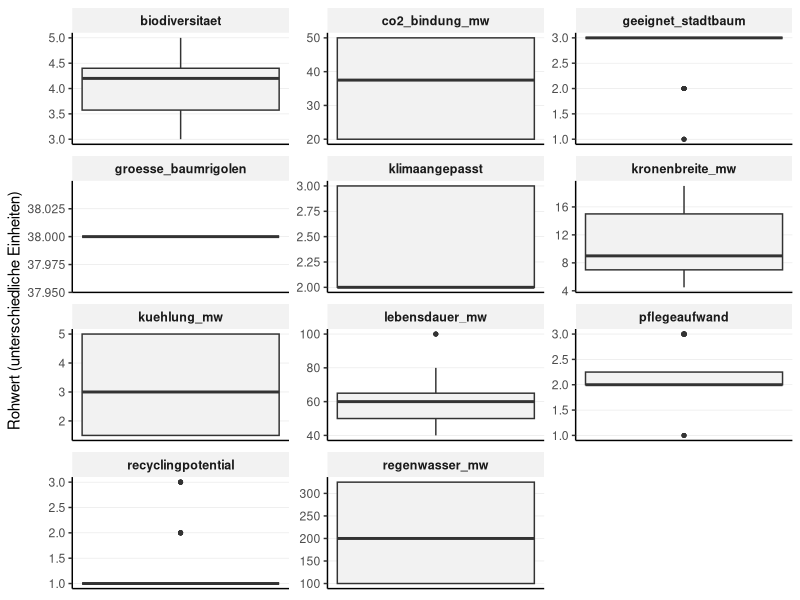
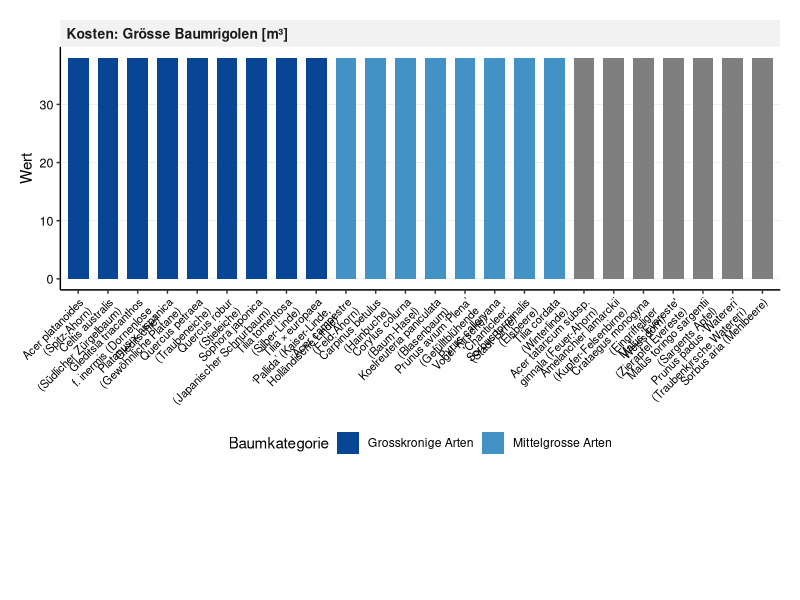
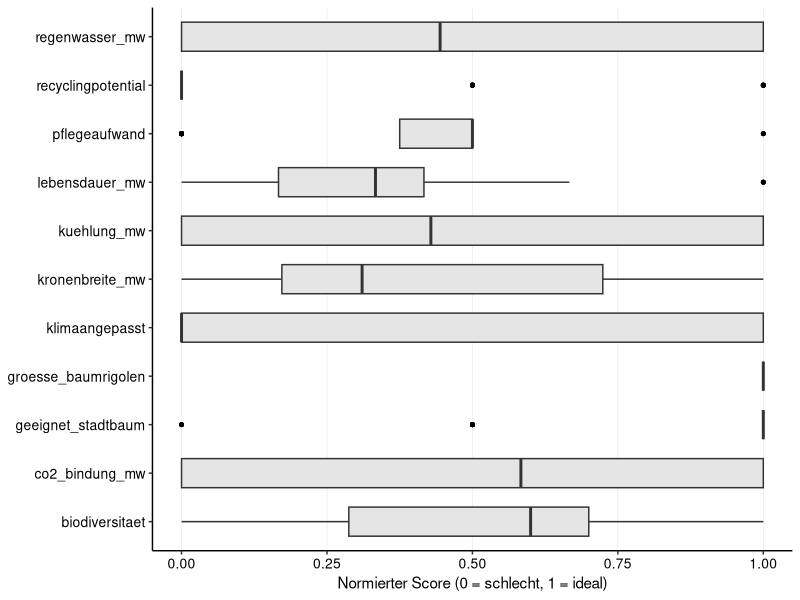
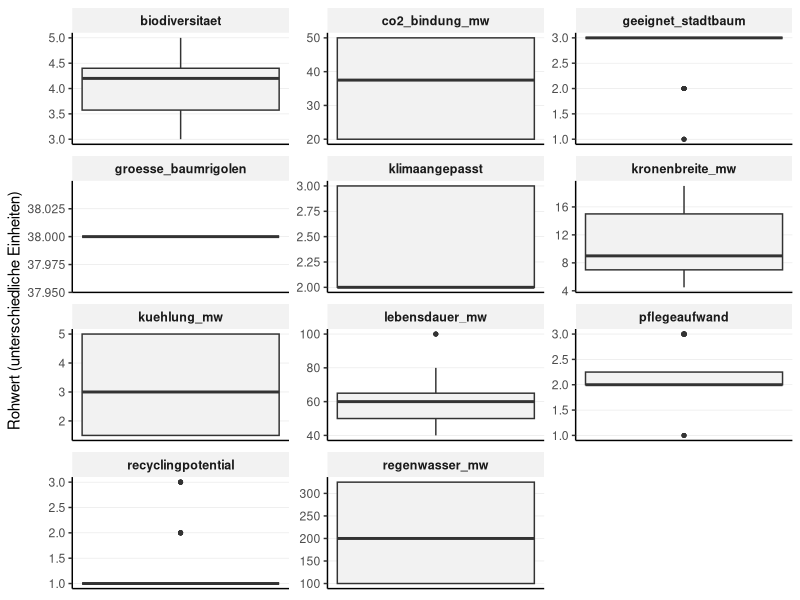
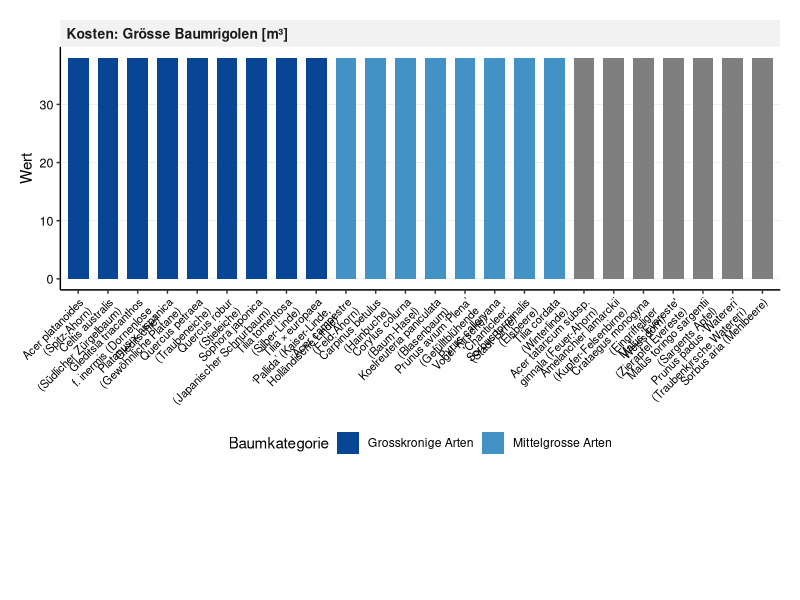
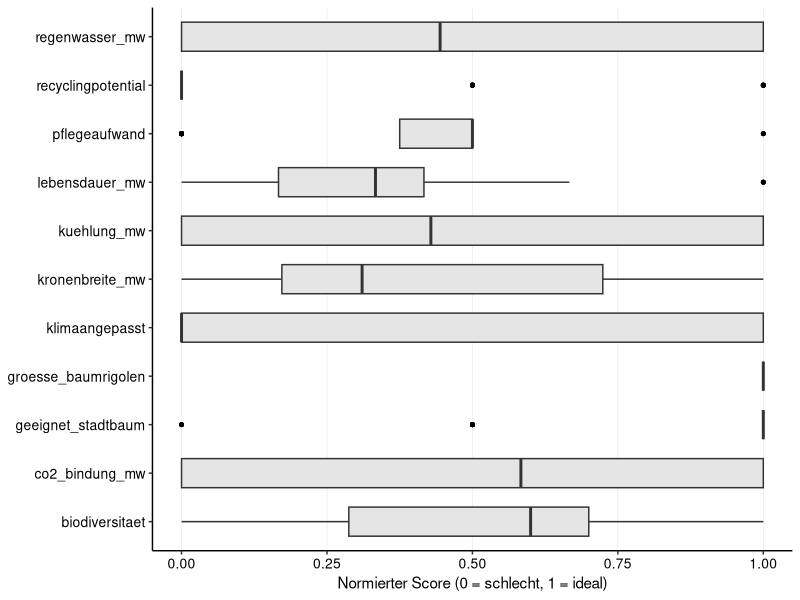

Generate these figures, in order, with R: (Note: this script raises an error after producing the figures.)
## ---- chunk 1
library(tidyverse)
library(readr)
library(ggplot2)
library(forcats)
library(tidytext)


## ---- chunk 2
## 1. Daten Importieren

# Liest die Rohdaten für die Bäume ein
df_baeume_raw <- read_delim(
  "01_data_input/Baeume_tidy.csv", 
  delim = ";"
)

# Liest die Gewichtungen ein (jetzt mit "baeume" im Variablennamen)
weights_baeume_s0_raw <- read_delim("01_data_input/Baeume_Gewichtung_Szenario0.csv", delim = ";")
weights_baeume_s1_raw <- read_delim("01_data_input/Baeume_Gewichtung_Szenario1.csv", delim = ";")
weights_baeume_s2_raw <- read_delim("01_data_input/Baeume_Gewichtung_Szenario2.csv", delim = ";")
weights_baeume_s3_raw <- read_delim("01_data_input/Baeume_Gewichtung_Szenario3.csv", delim = ";")


# --- PRÜFUNG BLOCK 1 (Bäume) ---

print("--- Check 1: Spaltennamen Bäume ---")
colnames(df_baeume_raw)

print("--- Check 2: Stichprobe Daten ---")
head(df_baeume_raw) 

print("--- Check 4: Gewichtung S0 (Wurden Spalten getrennt?) ---")
head(weights_baeume_s0_raw)
## ---- chunk 3
## 2. Daten bereinigen und harmonisieren

# A. Bereinigung der Rohdaten
df_baeume <- df_baeume_raw %>%
  select(baumkategorie, baumart, everything()) 

# B. Bereinigung der Gewichtungen (ALLE SZENARIEN)
# Hier greifen wir jetzt auf die neuen Variablennamen zu
df_weights_s0 <- weights_baeume_s0_raw %>% mutate(szenario = "Szenario 0: Baseline (IST)")
df_weights_s1 <- weights_baeume_s1_raw %>% mutate(szenario = "Szenario 1: Forschungsfokus")
df_weights_s2 <- weights_baeume_s2_raw %>% mutate(szenario = "Szenario 2: Radikale Vermeidung")
df_weights_s3 <- weights_baeume_s3_raw %>% mutate(szenario = "Szenario 3: Radikaler Lebenszyklus")

# Zusammenführen
df_weights <- bind_rows(df_weights_s0, df_weights_s1, df_weights_s2, df_weights_s3) %>%
  mutate(
    gewicht = group_weight * within_group_weight
  ) %>%
  rename(
    bewertungskategorie = criterion_id
  ) %>%
  select(szenario, bewertungskategorie, gewicht, group_id)

# --- CHECK ---
print("--- Check: Stimmen Kriterien überein? ---")
kriterien_gewichte <- unique(df_weights$bewertungskategorie)
spalten_baeume <- colnames(df_baeume)
missing <- setdiff(kriterien_gewichte, spalten_baeume)

if(length(missing) > 0) {
  print("ACHTUNG! Folgende Kriterien fehlen:")
  print(missing)
} else {
  print("ERFOLG: Alle Gewichtungs-Kriterien sind in den Baum-Daten vorhanden!")
}

## ---- chunk 4
## 3. Datentransformation

# 3.1 Wide-to-Long
# Wir nutzen where(is.numeric), das ist robuster und konsistent mit dem Belags-Skript.
df_baeume_long <- df_baeume %>%
  pivot_longer(
    cols = where(is.numeric), 
    names_to = "bewertungskategorie", 
    values_to = "wert"
  )

# 3.2 JOIN mit Gewichtung
# Verknüpft die Baumdaten mit den 4 Szenarien
df_baeume_joined <- df_baeume_long %>%
  left_join(df_weights, by = "bewertungskategorie", relationship = "many-to-many")

# Sicherheits-Check im Skript:
# Bei Bäumen erwarten wir eigentlich für ALLE Kriterien ein Gewicht (anders als bei Belägen mit den Info-Kosten).
if(any(is.na(df_baeume_joined$gewicht))) {
  warning("ACHTUNG: Einige Baum-Kriterien haben kein Gewicht gefunden! Bitte prüfen.")
}

# --- PRÜFUNG BLOCK 3 (Bäume) ---

print("--- Check 1: Dimensionen (Sollte riesig sein) ---")
# Erwartung: Anzahl Bäume (25) * Kriterien (ca. 11) * Szenarien (4)
dim(df_baeume_joined)

print("--- Check 2: Gibt es Kriterien ohne Gewicht? ---")
# Hier sollte im Idealfall eine leere Tabelle oder "0" kommen.
# Falls hier was steht, stimmen die Namen in der CSV nicht überein.
df_baeume_joined %>% 
  filter(is.na(gewicht)) %>% 
  select(bewertungskategorie) %>% 
  distinct()

print("--- Check 3: Stichprobe (Eiche in S2) ---")
# Zeig mir, ob die Gewichtung für Szenario 2 (Umwelt) bei CO2 hoch ist
df_baeume_joined %>%
  filter(baumart == "Quercus petraea (Traubeneiche)", szenario == "Szenario 2: Radikale Vermeidung") %>%
  filter(bewertungskategorie == "co2_bindung") %>%
  select(szenario, bewertungskategorie, wert, gewicht)
## ---- chunk 5
#| label: fig-baeume-analysis
#| fig.width: 10
#| fig.height: 16
#| out.width: "100%"
#| warning: false

## 4. Explorative Datenanalyse und Zielkonflikte

# -------------------------------------------------------
# TEIL 1: Boxplot der Rohwerte (Überblick)
# -------------------------------------------------------
plot_rohwerte_baeume <- ggplot(df_baeume_joined, aes(y = wert)) +
  geom_boxplot(fill = "grey95", width = 0.5, outlier.size = 1) +
  
  # Facetten, da Einheiten unterschiedlich sind (Jahre vs kg CO2)
  facet_wrap(~bewertungskategorie, scales = "free", ncol = 3) +
  
  labs(
    title = NULL, # Titel in Word
    x = NULL,
    y = "Rohwert (unterschiedliche Einheiten)"
  ) +
  
  theme_classic(base_size = 11) +
  
  theme(
    panel.grid.major.y = element_line(color = "grey90", linewidth = 0.2),
    panel.grid.major.x = element_blank(),
    strip.background = element_rect(fill = "grey95", color = NA),
    strip.text = element_text(face = "bold", size = 9),
    axis.text.x = element_blank(),
    axis.ticks.x = element_blank()
  )

print(plot_rohwerte_baeume)
ggsave("02_export/plots/check_01_rohwerte_verteilung_baeume.png", 
       plot = plot_rohwerte_baeume, width = 10, height = 8, dpi = 300)


# -------------------------------------------------------
# TEIL 2: Zielkonflikt Leistung vs. Kosten (Breiter & Lesbar)
# -------------------------------------------------------

# 1. Daten vorbereiten (Bleibt gleich)
df_plot_tradeoff <- df_baeume_long %>%
  filter(bewertungskategorie %in% c("co2_bindung", "kuehlung", "regenwasser", "groesse_baumrigolen")) %>%
  mutate(wert = as.numeric(wert)) %>%
  mutate(facet_label = case_when(
    bewertungskategorie == "co2_bindung" ~ "Leistung: CO2-Bindung [kg CO₂/a]",
    bewertungskategorie == "kuehlung" ~ "Leistung: Kühlung [°C]",
    bewertungskategorie == "regenwasser" ~ "Leistung: Regenwasser [l/Tag]", 
    bewertungskategorie == "groesse_baumrigolen" ~ "Kosten: Grösse Baumrigolen [m³]"
  )) %>%
  filter(!is.na(facet_label)) %>%
  mutate(facet_label = fct_relevel(facet_label, 
                                   "Leistung: CO2-Bindung [kg CO₂/a]",
                                   "Leistung: Kühlung [°C]",
                                   "Leistung: Regenwasser [l/Tag]",
                                   "Kosten: Grösse Baumrigolen [m³]")) %>%
  mutate(baumkategorie = fct_relevel(baumkategorie, 
                                     "Grosskronige Arten", 
                                     "Mittelgrosse Arten", 
                                     "Kleine Arten")) %>%
  arrange(baumkategorie, baumart) %>%
  mutate(baumart_sortiert = factor(baumart, levels = unique(baumart)))

# 2. Plot erstellen
plot_tradeoff_4fach <- ggplot(df_plot_tradeoff, 
       aes(x = baumart_sortiert, y = wert, fill = baumkategorie)) +
  
  geom_col(width = 0.7) +
  
  # Facetten untereinander
  facet_wrap(~facet_label, ncol = 1, scales = "free_y") +
  
  scale_fill_manual(values = c(
    "Grosskronige Arten" = "#084594", 
    "Mittelgrosse Arten" = "#4292c6", 
    "Kleine Arten" = "#9ecae1"
  )) +
  
  # Textumbruch (etwas enger fassen, damit es nicht zu breit wird)
  scale_x_discrete(labels = function(x) stringr::str_wrap(x, width = 25)) +
  
  labs(
    title = NULL, 
    x = NULL,
    y = "Wert",
    fill = "Baumkategorie"
  ) +
  
  theme_classic(base_size = 11) + 
  
  theme(
    legend.position = "bottom",
    panel.grid.major.y = element_line(color = "grey90", linewidth = 0.2),
    panel.grid.major.x = element_blank(),
    
    # ANPASSUNG 1: Schrift etwas kleiner, damit sie nicht überlappt
    axis.text.x = element_text(angle = 45, hjust = 1, size = 8, color = "black"),
    axis.text.y = element_text(size = 9, color = "black"),
    
    strip.background = element_rect(fill = "grey95", color = NA),
    strip.text = element_text(face = "bold", size = 10, hjust = 0),
    
    # ANPASSUNG 2: Mehr Platz unten (b=35mm) für die schrägen Texte
    plot.margin = margin(t = 5, r = 5, b = 35, l = 5, unit = "mm")
  )

print(plot_tradeoff_4fach)

# 3. Speichern (ANPASSUNG 3: Viel breiter!)
ggsave("02_export/plots/check_03_zielkonflikt_baeume_4fach.png", 
       plot = plot_tradeoff_4fach, 
       width = 14,  # <--- HIER VERGRÖSSERT (war 10)
       height = 16, 
       dpi = 300)


## ---- chunk 6
## 5. MCA - Normalisierung (Bäume)

# 5.1 Definieren: Welche Kriterien sind 'schlechter', wenn sie 'höher' sind?
kriterien_lower_is_better_baeume <- c(
  "pflegeaufwand",
  "groesse_baumrigolen"
)

# 5.2 Min-Max-Skalierung
# Wir normieren ALLES (auch ungewichtete Infos), damit wir sie plotten können.
df_baeume_normalized <- df_baeume_joined %>%
  filter(!is.na(wert)) %>% # Nur fehlende Werte entfernen
  # KEIN Filter nach Gewicht hier!
  
  group_by(bewertungskategorie) %>%
  mutate(
    min_wert = min(wert, na.rm = TRUE),
    max_wert = max(wert, na.rm = TRUE),
    # Berechnung des Scores
    score_normiert = case_when(
      # Sonderfall: Wenn Min und Max gleich sind (alle Bäume gleich gut) -> Score 1
      (max_wert - min_wert) == 0 ~ 1,
      
      # Normale Skalierung (higher is better)
      !(bewertungskategorie %in% kriterien_lower_is_better_baeume) ~ (wert - min_wert) / (max_wert - min_wert),
      
      # Invertierte Skalierung (lower is better)
      bewertungskategorie %in% kriterien_lower_is_better_baeume ~ 1 - ((wert - min_wert) / (max_wert - min_wert))
    )
  ) %>%
  ungroup()

# --- PRÜFUNG BLOCK 5 (Bäume) ---

print("--- Check 1: Scores im Bereich 0-1? ---")
summary(df_baeume_normalized$score_normiert)

print("--- Check 2: Funktioniert 'Lower is better' (Baumrigolen)? ---")
# Wir vergleichen zwei Bäume: Einen mit kleiner Rigole (gut) und einen mit grosser (schlecht)
df_baeume_normalized %>%
  filter(bewertungskategorie == "groesse_baumrigolen") %>%
  select(baumart, wert, score_normiert) %>%
  arrange(wert) %>% # Sortiert nach Wert (kleinste Rigole oben)
  head(5)
## ---- chunk 7
#| label: fig-check-normierung-baeume
#| fig.width: 10
#| fig.height: 8
#| out.width: "100%"
#| warning: false

## 6. Explorative Datenanalyse (Qualitätskontrolle)

# Ziel: Überprüfen, ob die Min-Max-Skalierung funktioniert hat.
# Alle Boxplots müssen zwischen 0 und 1 liegen.

plot_normiert_baeume <- ggplot(df_baeume_normalized, aes(x = bewertungskategorie, y = score_normiert)) +
  geom_boxplot(fill = "grey90", width = 0.6, outlier.colour = "black", outlier.size = 1) +
  
  coord_flip() +
  
  # Fixe Skala 0-1 (Das ist der wichtigste Check!)
  scale_y_continuous(limits = c(0, 1), expand = c(0, 0.05)) +
  
  labs(
    title = NULL, # Titel kommt in Word
    subtitle = NULL,
    x = NULL, 
    y = "Normierter Score (0 = schlecht, 1 = ideal)"
  ) +
  
  theme_classic(base_size = 11) +
  
  theme(
    # Gitterlinien: Vertikal wichtig (um 0.5 etc. zu sehen), Horizontal weg
    panel.grid.major.x = element_line(color = "grey90", linewidth = 0.2),
    panel.grid.major.y = element_blank(),
    
    # Achsen-Texte
    axis.text.y = element_text(color = "black", size = 10), # Kriterien-Namen
    axis.text.x = element_text(color = "black", size = 10)  # Zahlen 0-1
  )

print(plot_normiert_baeume)

ggsave("02_export/plots/check_02_normierte_scores_baeume.png", 
       plot = plot_normiert_baeume, width = 10, height = 7, dpi = 300)

# --- PRÜFUNG BLOCK 6 (Bäume) ---

print("--- Check: Liegen alle Scores zwischen 0 und 1? ---")
summary(df_baeume_normalized$score_normiert)
# Min muss >= 0.00 sein, Max <= 1.00

print("--- Check: Wurden Kriterien mit 'Lower is better' invertiert? ---")
# Wir prüfen Baumrigole: Kleiner Wert (6) sollte Score 1 sein (hatten wir oben schon, aber zur Sicherheit)
df_baeume_normalized %>%
  filter(bewertungskategorie == "groesse_baumrigolen") %>%
  group_by(wert) %>%
  summarise(mean_score = mean(score_normiert)) %>%
  arrange(wert) %>% # Kleinster Wert oben
  head(1)
## ---- chunk 8
## 7. MCA Berechnung & Ergebnisse

# 7.1 Berechnung Score pro Kriterium
df_mca_calculated <- df_baeume_normalized %>%
  # HIER filtern wir alles raus, was kein Gewicht hat (Sicherheitsnetz)
  filter(!is.na(gewicht)) %>% 
  mutate(MCA_score_kriterium = score_normiert * gewicht)

# 7.2 Aggregation pro Szenario
# Wir summieren die Scores pro Baum und Szenario
df_mca_total <- df_mca_calculated %>%
  group_by(szenario, baumkategorie, baumart) %>%
  summarise(MCA_gesamtscore = sum(MCA_score_kriterium, na.rm = TRUE), .groups = 'drop') %>%
  # Sortierung: Erst nach Szenario, dann nach Punktzahl
  arrange(szenario, desc(MCA_gesamtscore)) 

# Anzeigen der Ergebnisse
print("--- MCA Gesamtergebnis (Auszug) ---")
print(df_mca_total, n = 20)

# 7.3 Auswahl Top 3 pro Szenario
N_BAEUME <- 3

df_sieger_baeume <- df_mca_total %>%
  group_by(szenario) %>%
  slice_max(MCA_gesamtscore, n = N_BAEUME) %>%
  ungroup() %>%
  arrange(szenario, desc(MCA_gesamtscore))

print("--- Die TOP 3 Bäume pro Szenario ---")
print(df_sieger_baeume)

# 7.4 Export der Tabellen
write_csv2(df_sieger_baeume, "02_export/tables/mca_top3_baeume_pro_szenario.csv")
write_csv2(df_mca_total, "02_export/tables/mca_rangliste_baeume_alle_szenarien.csv")
write_csv2(df_mca_calculated, "02_export/tables/mca_details_berechnung_baeume.csv")
## ---- chunk 9
## 8. Darstellung der Ergebnisse (Scientific Style)

# --- 8.0 Vorbereitung & Farben ---

# 1. Daten für Stacked Plots aufbereiten (mit schönen Gruppennamen)
df_mca_groups_baeume_plot <- df_mca_calculated %>%
  group_by(szenario, baumkategorie, baumart, group_id) %>%
  summarise(gruppen_score = sum(MCA_score_kriterium, na.rm = TRUE), .groups = 'drop') %>%
  left_join(df_mca_total, by = c("szenario", "baumkategorie", "baumart")) %>%
  mutate(group_label_clean = case_when(
    group_id == "langlebigkeit_wirtschaftlichkeit" ~ "Langlebigkeit & Wirtschaftlichkeit",
    group_id == "multifunktionale_nutzungsqualitaet" ~ "Multifunktionale Nutzungsqualität",
    group_id == "umweltwirkung" ~ "Umweltwirkung",
    group_id == "kreislauffaehigkeit" ~ "Kreislauffähigkeit",
    TRUE ~ group_id
  ))

# 2. Farben definieren (Einheitlich zur gesamten Arbeit)
colors_kategorie_baeume <- c(
  "Grosskronige Arten" = "#084594",  # Dunkelblau
  "Mittelgrosse Arten" = "#4292c6",  # Mittelblau
  "Kleine Arten" = "#9ecae1"         # Hellblau
)

colors_gruppen <- c(
  "Langlebigkeit & Wirtschaftlichkeit" = "#08306b", 
  "Multifunktionale Nutzungsqualität" = "#2171b5",  
  "Umweltwirkung" = "#6baed6",                    
  "Kreislauffähigkeit" = "#c6dbef"                  
)
## ---- chunk 10

#| label: fig-mca-plots-baeume-s0
#| fig.width: 13
#| fig.height: 10
#| out.width: "95%"
#| dpi: 300

# --- Plot 1: Ranking (Szenario 0) ---
data_s0 <- df_mca_total %>% filter(szenario == "Szenario 0: Baseline (IST)")

plot_s0_rank <- ggplot(data_s0,
       aes(x = MCA_gesamtscore,
           y = fct_reorder(baumart, MCA_gesamtscore), 
           fill = baumkategorie)) + 
  geom_col(width = 0.7) +
  
  scale_x_continuous(limits = c(0, 1), expand = c(0, 0.05)) + 
  scale_y_discrete(labels = function(x) stringr::str_wrap(x, width = 40)) +
  scale_fill_manual(values = colors_kategorie_baeume) +
  
  labs(
    title = NULL, 
    x = "MCA Score (0-1)", 
    y = NULL, 
    fill = "Baumkategorie"
  ) +
  
  theme_classic(base_size = 11) + 
  
  theme(
    legend.position = "bottom",
    panel.grid.major.y = element_blank(),
    panel.grid.major.x = element_line(color = "grey90", linewidth = 0.2),
    axis.text = element_text(color = "black"),
    # Rand links vergrössern für lange Baumnamen
    plot.margin = margin(t = 5, r = 10, b = 5, l = 5, unit = "mm")
  )

print(plot_s0_rank)
ggsave("02_export/plots/mca_baeume_rank_s0.png",
       plot = plot_s0_rank, width = 10, height = 10, dpi = 300)


# --- Plot 2: Stacked Detail (Szenario 0) ---
data_s0_groups <- df_mca_groups_baeume_plot %>% filter(szenario == "Szenario 0: Baseline (IST)")

plot_s0_stack <- ggplot(data_s0_groups,
       aes(x = gruppen_score,
           y = fct_reorder(baumart, MCA_gesamtscore), 
           fill = group_label_clean)) + 
  geom_col(position = "stack", width = 0.7) +
  
  scale_x_continuous(limits = c(0, 1), expand = c(0, 0.05)) +
  scale_y_discrete(labels = function(x) stringr::str_wrap(x, width = 40)) +
  scale_fill_manual(values = colors_gruppen) +
  
  labs(
    title = NULL, 
    x = "Beitrag zum Score", 
    y = NULL, 
    fill = "Kriteriengruppe"
  ) +
  
  theme_classic(base_size = 11) + 
  
  theme(
    legend.position = "bottom",
    legend.text = element_text(size = 9),
    legend.box = "vertical",
    panel.grid.major.y = element_blank(),
    panel.grid.major.x = element_line(color = "grey90", linewidth = 0.2),
    axis.text = element_text(color = "black"),
    plot.margin = margin(t = 5, r = 10, b = 5, l = 5, unit = "mm")
  ) +
  guides(fill = guide_legend(nrow = 2, byrow = TRUE))

print(plot_s0_stack)
ggsave("02_export/plots/mca_baeume_detail_s0.png",
       plot = plot_s0_stack, width = 10, height = 10, dpi = 300)
## ---- chunk 11

#| label: fig-mca-plots-baeume-s1
#| fig.width: 13
#| fig.height: 10
#| out.width: "95%"
#| dpi: 300

# --- Plot 1: Ranking (Szenario 1) ---
data_s1 <- df_mca_total %>% filter(szenario == "Szenario 1: Forschungsfokus")

plot_s1_rank <- ggplot(data_s1,
       aes(x = MCA_gesamtscore,
           y = fct_reorder(baumart, MCA_gesamtscore), 
           fill = baumkategorie)) + 
  geom_col(width = 0.7) +
  scale_x_continuous(limits = c(0, 1), expand = c(0, 0.05)) + 
  scale_y_discrete(labels = function(x) stringr::str_wrap(x, width = 40)) +
  scale_fill_manual(values = colors_kategorie_baeume) +
  labs(title = NULL, x = "MCA Score (0-1)", y = NULL, fill = "Baumkategorie") +
  theme_classic(base_size = 11) + 
  theme(
    legend.position = "bottom",
    panel.grid.major.y = element_blank(),
    panel.grid.major.x = element_line(color = "grey90", linewidth = 0.2),
    axis.text = element_text(color = "black"),
    plot.margin = margin(t = 5, r = 10, b = 5, l = 5, unit = "mm")
  )

print(plot_s1_rank)
ggsave("02_export/plots/mca_baeume_rank_s1.png", plot = plot_s1_rank, width = 10, height = 10, dpi = 300)

# --- Plot 2: Stacked Detail (Szenario 1) ---
data_s1_groups <- df_mca_groups_baeume_plot %>% filter(szenario == "Szenario 1: Forschungsfokus")

plot_s1_stack <- ggplot(data_s1_groups,
       aes(x = gruppen_score,
           y = fct_reorder(baumart, MCA_gesamtscore), 
           fill = group_label_clean)) + 
  geom_col(position = "stack", width = 0.7) +
  scale_x_continuous(limits = c(0, 1), expand = c(0, 0.05)) +
  scale_y_discrete(labels = function(x) stringr::str_wrap(x, width = 40)) +
  scale_fill_manual(values = colors_gruppen) +
  labs(title = NULL, x = "Beitrag zum Score", y = NULL, fill = "Kriteriengruppe") +
  theme_classic(base_size = 11) + 
  theme(
    legend.position = "bottom",
    legend.text = element_text(size = 9),
    legend.box = "vertical",
    panel.grid.major.y = element_blank(),
    panel.grid.major.x = element_line(color = "grey90", linewidth = 0.2),
    axis.text = element_text(color = "black"),
    plot.margin = margin(t = 5, r = 10, b = 5, l = 5, unit = "mm")
  ) +
  guides(fill = guide_legend(nrow = 2, byrow = TRUE))

print(plot_s1_stack)
ggsave("02_export/plots/mca_baeume_detail_s1.png", plot = plot_s1_stack, width = 10, height = 10, dpi = 300)
## ---- chunk 12
#| label: fig-mca-plots-baeume-s2
#| fig.width: 13
#| fig.height: 10
#| out.width: "95%"
#| dpi: 300

# --- Plot 1: Ranking (Szenario 2) ---
data_s2 <- df_mca_total %>% filter(szenario == "Szenario 2: Radikale Vermeidung")

plot_s2_rank <- ggplot(data_s2,
       aes(x = MCA_gesamtscore,
           y = fct_reorder(baumart, MCA_gesamtscore), 
           fill = baumkategorie)) + 
  geom_col(width = 0.7) +
  scale_x_continuous(limits = c(0, 1), expand = c(0, 0.05)) + 
  scale_y_discrete(labels = function(x) stringr::str_wrap(x, width = 40)) +
  scale_fill_manual(values = colors_kategorie_baeume) +
  labs(title = NULL, x = "MCA Score (0-1)", y = NULL, fill = "Baumkategorie") +
  theme_classic(base_size = 11) + 
  theme(
    legend.position = "bottom",
    panel.grid.major.y = element_blank(),
    panel.grid.major.x = element_line(color = "grey90", linewidth = 0.2),
    axis.text = element_text(color = "black"),
    plot.margin = margin(t = 5, r = 10, b = 5, l = 5, unit = "mm")
  )

print(plot_s2_rank)
ggsave("02_export/plots/mca_baeume_rank_s2.png", plot = plot_s2_rank, width = 10, height = 10, dpi = 300)

# --- Plot 2: Stacked Detail (Szenario 2) ---
data_s2_groups <- df_mca_groups_baeume_plot %>% filter(szenario == "Szenario 2: Radikale Vermeidung")

plot_s2_stack <- ggplot(data_s2_groups,
       aes(x = gruppen_score,
           y = fct_reorder(baumart, MCA_gesamtscore), 
           fill = group_label_clean)) + 
  geom_col(position = "stack", width = 0.7) +
  scale_x_continuous(limits = c(0, 1), expand = c(0, 0.05)) +
  scale_y_discrete(labels = function(x) stringr::str_wrap(x, width = 40)) +
  scale_fill_manual(values = colors_gruppen) +
  labs(title = NULL, x = "Beitrag zum Score", y = NULL, fill = "Kriteriengruppe") +
  theme_classic(base_size = 11) + 
  theme(
    legend.position = "bottom",
    legend.text = element_text(size = 9),
    legend.box = "vertical",
    panel.grid.major.y = element_blank(),
    panel.grid.major.x = element_line(color = "grey90", linewidth = 0.2),
    axis.text = element_text(color = "black"),
    plot.margin = margin(t = 5, r = 10, b = 5, l = 5, unit = "mm")
  ) +
  guides(fill = guide_legend(nrow = 2, byrow = TRUE))

print(plot_s2_stack)
ggsave("02_export/plots/mca_baeume_detail_s2.png", plot = plot_s2_stack, width = 10, height = 10, dpi = 300)
## ---- chunk 13

#| label: fig-mca-plots-baeume-s3
#| fig.width: 13
#| fig.height: 10
#| out.width: "95%"
#| dpi: 300

# --- Plot 1: Ranking (Szenario 3) ---
data_s3 <- df_mca_total %>% filter(szenario == "Szenario 3: Radikaler Lebenszyklus")

plot_s3_rank <- ggplot(data_s3,
       aes(x = MCA_gesamtscore,
           y = fct_reorder(baumart, MCA_gesamtscore), 
           fill = baumkategorie)) + 
  geom_col(width = 0.7) +
  scale_x_continuous(limits = c(0, 1), expand = c(0, 0.05)) + 
  scale_y_discrete(labels = function(x) stringr::str_wrap(x, width = 40)) +
  scale_fill_manual(values = colors_kategorie_baeume) +
  labs(title = NULL, x = "MCA Score (0-1)", y = NULL, fill = "Baumkategorie") +
  theme_classic(base_size = 11) + 
  theme(
    legend.position = "bottom",
    panel.grid.major.y = element_blank(),
    panel.grid.major.x = element_line(color = "grey90", linewidth = 0.2),
    axis.text = element_text(color = "black"),
    plot.margin = margin(t = 5, r = 10, b = 5, l = 5, unit = "mm")
  )

print(plot_s3_rank)
ggsave("02_export/plots/mca_baeume_rank_s3.png", plot = plot_s3_rank, width = 10, height = 10, dpi = 300)

# --- Plot 2: Stacked Detail (Szenario 3) ---
data_s3_groups <- df_mca_groups_baeume_plot %>% filter(szenario == "Szenario 3: Radikaler Lebenszyklus")

plot_s3_stack <- ggplot(data_s3_groups,
       aes(x = gruppen_score,
           y = fct_reorder(baumart, MCA_gesamtscore), 
           fill = group_label_clean)) + 
  geom_col(position = "stack", width = 0.7) +
  scale_x_continuous(limits = c(0, 1), expand = c(0, 0.05)) +
  scale_y_discrete(labels = function(x) stringr::str_wrap(x, width = 40)) +
  scale_fill_manual(values = colors_gruppen) +
  labs(title = NULL, x = "Beitrag zum Score", y = NULL, fill = "Kriteriengruppe") +
  theme_classic(base_size = 11) + 
  theme(
    legend.position = "bottom",
    legend.text = element_text(size = 9),
    legend.box = "vertical",
    panel.grid.major.y = element_blank(),
    panel.grid.major.x = element_line(color = "grey90", linewidth = 0.2),
    axis.text = element_text(color = "black"),
    plot.margin = margin(t = 5, r = 10, b = 5, l = 5, unit = "mm")
  ) +
  guides(fill = guide_legend(nrow = 2, byrow = TRUE))

print(plot_s3_stack)
ggsave("02_export/plots/mca_baeume_detail_s3.png", plot = plot_s3_stack, width = 10, height = 10, dpi = 300)

# --- PRÜFUNG BLOCK 8 (Bäume) ---

print("--- Check 1: Stimmt die Mathematik der Stacked Plots? ---")
# Wir summieren die Teile (Gruppen) und vergleichen sie mit dem Gesamtscore
check_summe_baeume <- df_mca_groups_baeume_plot %>%
  group_by(szenario, baumart) %>%
  summarise(
    summe_gruppen = sum(gruppen_score),
    original_total = mean(MCA_gesamtscore), # Sollte identisch sein
    .groups = "drop"
  ) %>%
  mutate(differenz = abs(summe_gruppen - original_total)) %>%
  arrange(desc(differenz))

# Zeig mir die grössten Abweichungen (Sollte 0 oder fast 0 sein, z.B. 1e-15)
print(head(check_summe_baeume))

print("--- Check 2: Sind alle 4 Szenarien in den Plot-Daten vorhanden? ---")
unique(df_mca_groups_baeume_plot$szenario)

print("--- Check 3: Top-Baum in Szenario 0 (Wer gewinnt?) ---")
df_mca_total %>% 
  filter(szenario == "Szenario 0: Baseline (IST)") %>% 
  slice_max(MCA_gesamtscore, n = 1) %>%
  select(baumart, MCA_gesamtscore)

## ---- chunk 14

# 1. Speichern der "Top 3" Sieger pro Szenario
# (Diese Tabelle ist der Input für Phase 4 / Zeitstrahl!)
write_csv2(
  df_sieger_baeume,
  file = "02_export/tables/mca_top3_baeume_pro_szenario.csv"
)

# 2. Speichern der kompletten Rangliste (für den Anhang)
write_csv2(
  df_mca_total,
  file = "02_export/tables/mca_rangliste_baeume_alle_szenarien.csv"
)

# 3. Speichern der Berechnungs-Details (falls du Score-Details prüfen musst)
write_csv2(
  df_mca_calculated,
  file = "02_export/tables/mca_details_berechnung_baeume.csv"
)

print("--- Export erfolgreich abgeschlossen! ---")

# --- PRÜFUNG BLOCK 9 ---
print("--- Check: Wurden die Dateien erstellt? ---")
list.files("02_export/tables", pattern = "baeume")
